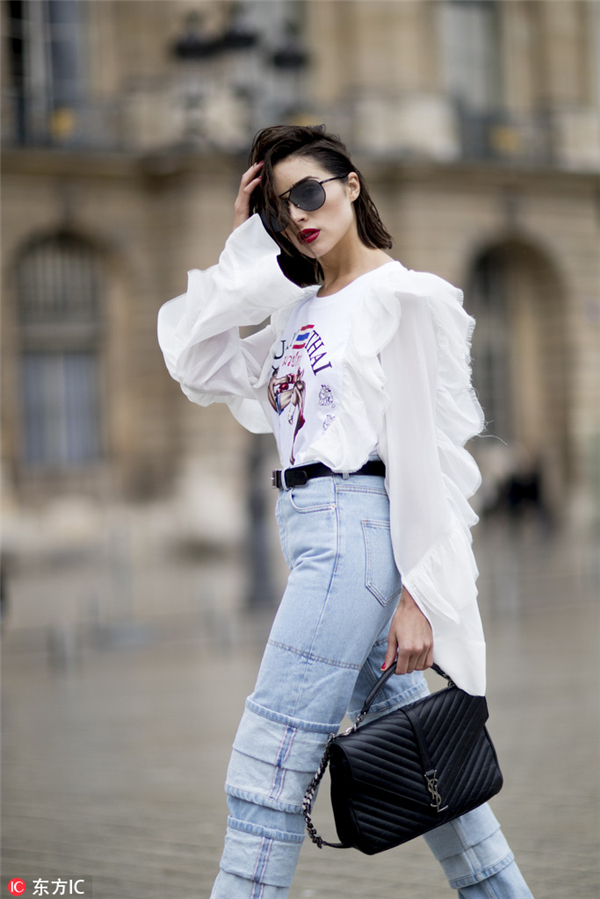
#> input picture img/2.jpg, 600 x 899 px, found by its file name
$ python tuluokuo.py   (older library calls are emulated)
#> lines starting #> are read from the running program, lines starting #| are printed output that depends on the picture; after the words box and inside, x2 and y2 are one past the last pixel; in counts of white or black regions, pixels touching at a corner belong together
import cv2
import numpy as np

#读入图像
img=cv2.pyrDown(cv2.imread('../结构图/2.jpg'),cv2.IMREAD_UNCHANGED)
#修改颜色空间,设置阈值
ret,thresh=cv2.threshold(cv2.cvtColor(img.copy(),cv2.COLOR_BGR2GRAY),
                         127,
                         255,
                         cv2.THRESH_BINARY)
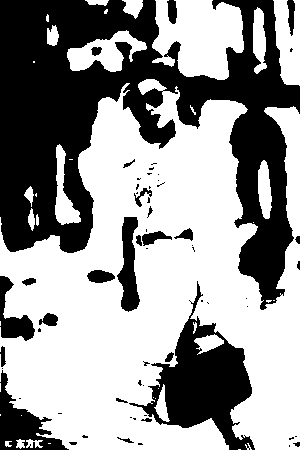
#> thresh: shape (450, 300); 59.5% white; 61 black regions (35 under 20 px)
#更换颜色空间
black=cv2.cvtColor(np.zeros((img.shape[0],img.shape[1]),
                    dtype=np.uint8),
                   cv2.COLOR_GRAY2BGR)
#> black: shape (450, 300, 3); every value is 0
#检测轮廓
image,contours,hier=cv2.findContours(thresh,cv2.RETR_EXTERNAL,cv2.CHAIN_APPROX_SIMPLE)
#> contours = 38 contours, 22 with area under 20; largest, box (x1, y1, x2, y2) and area: (0, 79, 300, 450) 68926, (152, 0, 244, 80) 5200, (273, 0, 300, 86) 1584, (67, 30, 147, 72) 1574, (55, 144, 81, 225) 826

for cnt in contours:
    #轮廓的周长
    epsilon=0.01*cv2.arcLength(cnt,True)
    approx=cv2.approxPolyDP(cnt,epsilon,True)
    hull=cv2.convexHull(cnt)

    cv2.drawContours(black,[cnt],-1,(0,255,0),2)#绿,精确的轮廓
    cv2.drawContours(black,[approx],-1,(255,255,0),2)#蓝色 近似多边形
    cv2.drawContours(black,[hull],-1,(0,0,255),2)#红
#> this loop made 38 passes
#> epsilon on passes 2, 4, 5, 6, 12, 14, 15, 18, 20, 21, 23, 24: 0.33, 0.265, 0.705, 0.392, 0.899, 0.986, 0.293, 0.122, 0.237, 0.49, 0.475, 1.3
#> (epsilon, approx, hull) on passes 1, 3, 8, 13, 16, 17: (0.04, [[238, 449], [240, 449]], [[240, 449], [238, 449]]), (0.04, [[48, 443], [50, 443]], [[50, 443], [48, 443]]), (0.02, [[0, 414], [0, 415]], [[0, 415], [0, 414]]), (0.16, [[0, 383], [0, 391]], [[0, 391], [0, 383]]), (0.08, [[0, 321], [0, 325]], [[0, 325], [0, 321]]), (0.02, [[273, 300], [274, 300]], [[274, 300], [273, 300]])
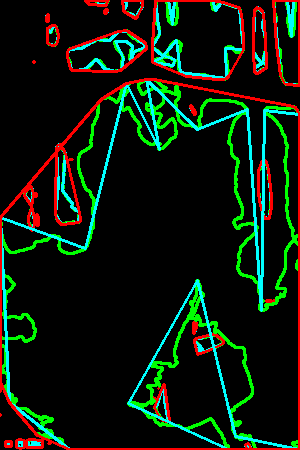
#> black: shape (450, 300, 3); mean B, G, R 13.2, 27.5, 14.7

cv2.imshow('hull',black)
cv2.waitKey()
cv2.destroyAllWindows()

$ run again, with img/1.jpg copied over img/2.jpg
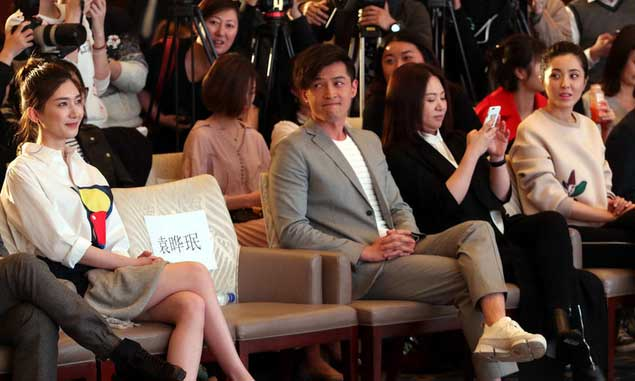
#> input picture img/1.jpg, 635 x 381 px, found by its file name
#> `ret,thresh=cv2.threshold(cv2.cvtColor(img.copy(),cv2.COLOR_BGR2GRAY), ..`:
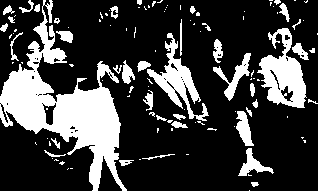
#> thresh: shape (191, 318); 24.7% white; 116 white regions (75 under 20 px)
#> contours = 115 contours, 87 with area under 20; largest, box (x1, y1, x2, y2) and area: (0, 0, 127, 191) 7578, (257, 28, 307, 108) 2017, (147, 33, 209, 121) 1348, (213, 53, 251, 101) 419, (236, 111, 254, 146) 309
#> the loop `for cnt in contours:` made 115 passes
#> epsilon on passes 2, 6, 7, 12, 13, 14, 18, 21: 0.191, 0.125, 0.379, 0.69, 0.484, 1.21, 0.358, 0.197
#> after the loop `for cnt in contours:`:
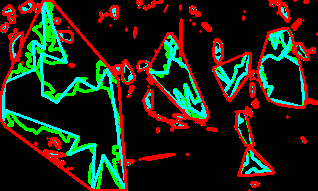
#> black: shape (191, 318, 3); mean B, G, R 18.9, 32.1, 32.5

$ run again, with img/3.jpg copied over img/2.jpg
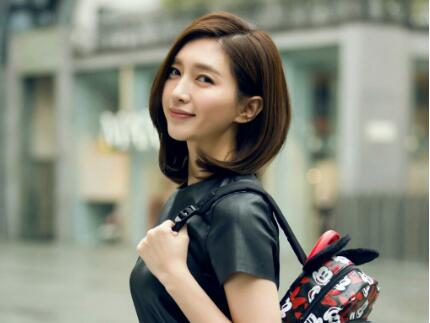
#> input picture img/3.jpg, 430 x 323 px, found by its file name
#> `ret,thresh=cv2.threshold(cv2.cvtColor(img.copy(),cv2.COLOR_BGR2GRAY), ..`:
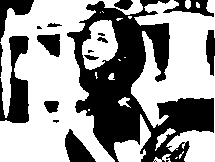
#> thresh: shape (162, 215); 59.6% white; 18 black regions (5 under 20 px)
#> contours = 20 contours, 11 with area under 20; largest, box (x1, y1, x2, y2) and area: (0, 0, 143, 162) 11308, (131, 0, 215, 162) 6691, (82, 20, 118, 70) 1193, (114, 114, 151, 162) 680, (155, 128, 176, 151) 108
#> the loop `for cnt in contours:` made 20 passes
#> epsilon on passes 2, 3, 4, 5, 7, 8, 9, 12: 0.654, 0.179, 0.718, 1.75, 0.435, 0.225, 0.142, 1.57
#> after the loop `for cnt in contours:`:
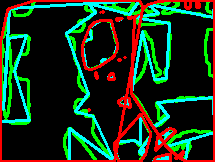
#> black: shape (162, 215, 3); mean B, G, R 27.5, 50.7, 27.6

$ run again, with img/4.jpg copied over img/2.jpg
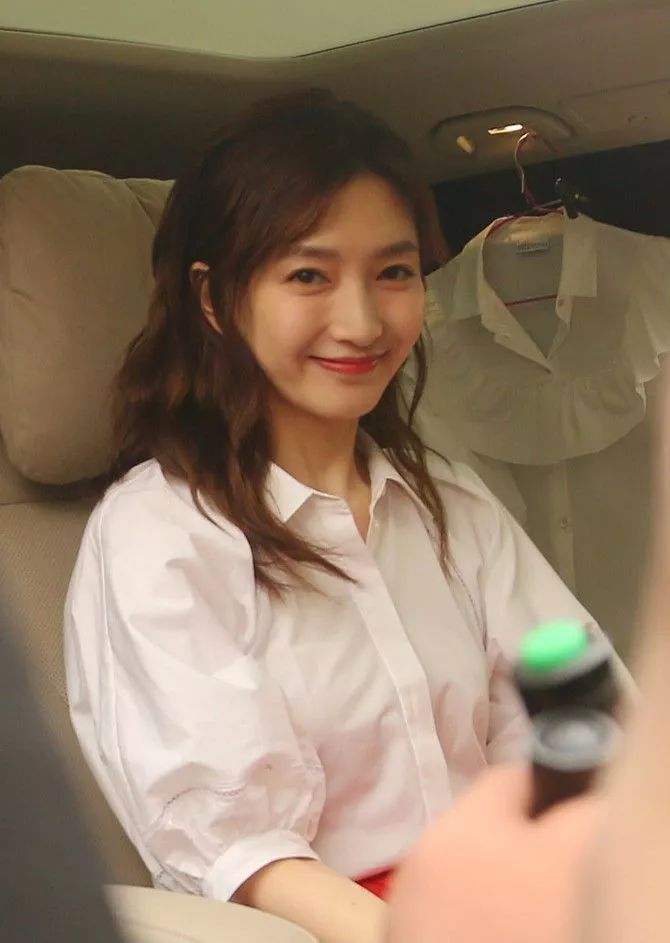
#> input picture img/4.jpg, 670 x 943 px, found by its file name
#> `ret,thresh=cv2.threshold(cv2.cvtColor(img.copy(),cv2.COLOR_BGR2GRAY), ..`:
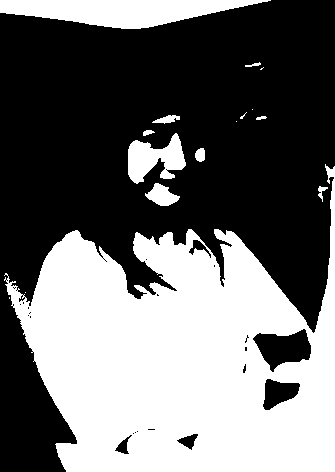
#> thresh: shape (472, 335); 42.4% white; 16 white regions (6 under 20 px)
#> contours = 16 contours, 7 with area under 20; largest, box (x1, y1, x2, y2) and area: (4, 164, 335, 472) 61366, (0, 0, 271, 29) 4677, (128, 133, 186, 184) 1580, (145, 183, 180, 206) 419, (152, 115, 180, 124) 108
#> the loop `for cnt in contours:` made 16 passes
#> epsilon on passes 3, 4, 5, 6, 7, 8, 10, 11: 0.478, 0.949, 20.2, 0.381, 2.59, 0.279, 0.231, 0.68
#> after the loop `for cnt in contours:`:
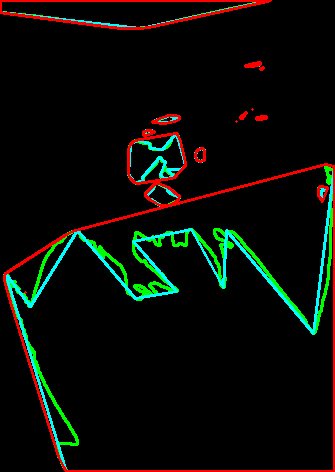
#> black: shape (472, 335, 3); mean B, G, R 6.2, 11.6, 8.9
